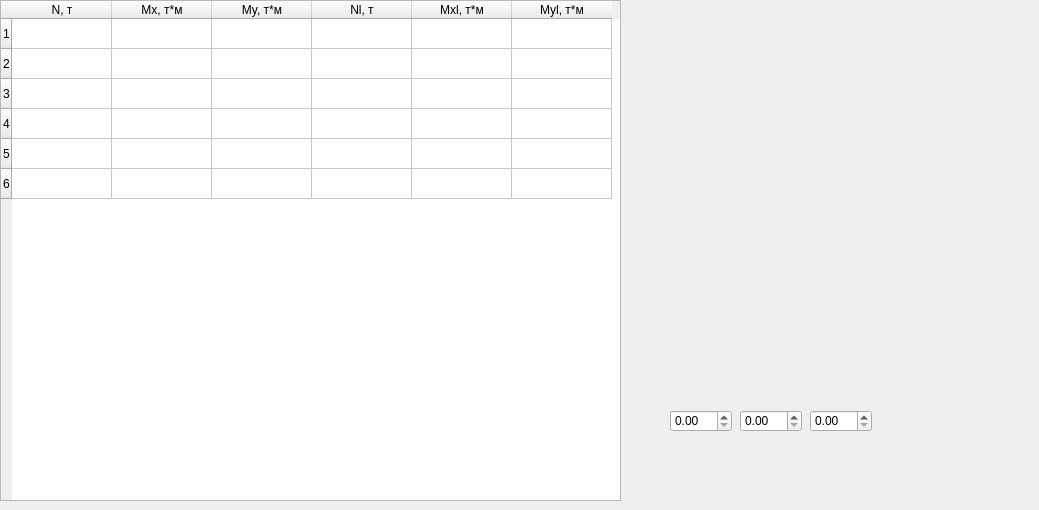
    <widget class="QWidget" name="tabCrNorm">
     <attribute name="title">
      <string>Графики</string>
     </attribute>
     <widget class="MatplotlibWidget" name="mplCrNorm">
      <property name="geometry">
       <rect>
        <x>630</x>
        <y>0</y>
        <width>400</width>
        <height>351</height>
       </rect>
      </property>
     </widget>
     <widget class="QTableWidget" name="tableLoadPS2Norm">
      <property name="geometry">
       <rect>
        <x>0</x>
        <y>0</y>
        <width>621</width>
        <height>501</height>
       </rect>
      </property>
      <row>
       <property name="text">
        <string>1</string>
       </property>
      </row>
      <row>
       <property name="text">
        <string>2</string>
       </property>
      </row>
      <row>
       <property name="text">
        <string>3</string>
       </property>
      </row>
      <row>
       <property name="text">
        <string>4</string>
       </property>
      </row>
      <row>
       <property name="text">
        <string>5</string>
       </property>
      </row>
      <row>
       <property name="text">
        <string>6</string>
       </property>
      </row>
      <column>
       <property name="text">
        <string>N, т</string>
       </property>
      </column>
      <column>
       <property name="text">
        <string>Mx, т*м</string>
       </property>
      </column>
      <column>
       <property name="text">
        <string>My, т*м</string>
       </property>
      </column>
      <column>
       <property name="text">
        <string>Nl, т</string>
       </property>
      </column>
      <column>
       <property name="text">
        <string>Mxl, т*м</string>
       </property>
      </column>
      <column>
       <property name="text">
        <string>Myl, т*м</string>
       </property>
      </column>
     </widget>
     <widget class="QDoubleSpinBox" name="doubleSpinBox_5">
      <property name="geometry">
       <rect>
        <x>670</x>
        <y>410</y>
        <width>62</width>
        <height>22</height>
       </rect>
      </property>
     </widget>
     <widget class="QDoubleSpinBox" name="doubleSpinBox_6">
      <property name="geometry">
       <rect>
        <x>740</x>
        <y>410</y>
        <width>62</width>
        <height>22</height>
       </rect>
      </property>
     </widget>
     <widget class="QDoubleSpinBox" name="doubleSpinBox_7">
      <property name="geometry">
       <rect>
        <x>810</x>
        <y>410</y>
        <width>62</width>
        <height>22</height>
       </rect>
      </property>
     </widget>
    </widget>
